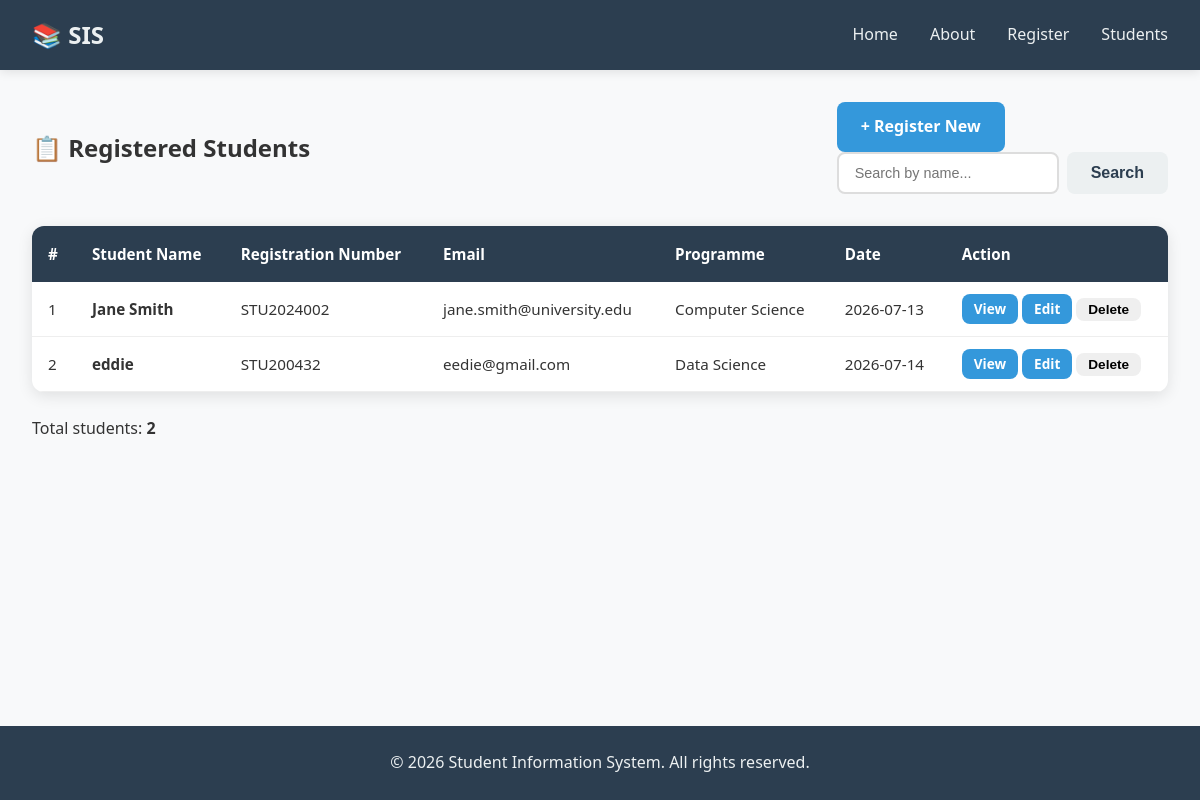
/students, run on the app's committed database.
### sis_app/models.py (models this page shows, shortened)
class Student(db.Model):
    __tablename__ = 'students'
    id = db.Column(db.Integer, primary_key=True)
    student_name = db.Column(db.String(100), nullable=False)
    registration_number = db.Column(db.String(50), unique=True, nullable=False)
    email = db.Column(db.String(100), unique=True, nullable=False)
    programme = db.Column(db.String(100), nullable=False)
    registration_date = db.Column(db.DateTime, default=datetime.utcnow)
    is_active = db.Column(db.Boolean, default=True)

### sis_app/app.py (the view)
@app.route('/students')
def students_list():
    all_students = get_all_students()
    return render_template('students_list.html', students=all_students)

### sis_app/database.py (called while the page is built)
def get_all_students():
    return Student.query.filter_by(is_active=True).all()

### sis_app/templates/students_list.html (shortened to what this page needs)
{% extends "base.html" %}
{% block content %}
    <section class="students-list-page">
        <div class="list-header">
            <h2>📋 Registered Students</h2>
            <div class="list-actions">
                <a href="{{ url_for('register') }}" class="btn btn-primary">+ Register New</a>
                <form action="{{ url_for('search_students') }}" method="GET" class="search-form">
                    <input type="text" name="q" placeholder="Search by name..." value="{{ search_term if search_term else '' }}">
                    <button type="submit" class="btn btn-secondary">Search</button>
                </form>
            </div>
        </div>
        {% if students %}
            <div class="table-container">
                <table class="students-table">
                    <thead>
                        <tr>
                            <th>#</th>
                            <th>Student Name</th>
                            <th>Registration Number</th>
                            <th>Email</th>
                            <th>Programme</th>
                            <th>Date</th>
                            <th>Action</th>
                        </tr>
                    </thead>
                    <tbody>
                        {% for student in students %}
                            <tr>
                                <td>{{ loop.index }}</td>
                                <td><strong>{{ student.student_name }}</strong></td>
                                <td>{{ student.registration_number }}</td>
                                <td>{{ student.email }}</td>
                                <td>{{ student.programme }}</td>
                                <td>{{ student.registration_date.strftime('%Y-%m-%d') }}</td>
                                <td>
                                    <a href="{{ url_for('student_profile', name=student.student_name) }}"
                                       class="btn btn-small btn-info">View</a>
                                    <a href="{{ url_for('edit_student', registration_number=student.registration_number) }}"
                                       class="btn btn-small btn-primary">Edit</a>
                                    <form action="{{ url_for('delete_student_route', registration_number=student.registration_number) }}"
                                          method="POST" style="display:inline;"
                                          onsubmit="return confirm('Delete this student record?');">
                                        <button type="submit" class="btn btn-small btn-danger">Delete</button>
                                    </form>
                                </td>
                            </tr>
                        {% endfor %}
                    </tbody>
                </table>
            </div>
            <div class="student-count">
                <p>Total students: <strong>{{ students|length }}</strong></p>
            </div>
        {% else %}
            <div class="empty-state">
                <p>No students registered yet.</p>
                <a href="{{ url_for('register') }}" class="btn btn-primary">Register First Student</a>
            </div>
        {% endif %}
    </section>
{% endblock %}

### sis_app/templates/base.html (shortened to what this page needs)
<!DOCTYPE html>
<html lang="en">
<head>
    <link rel="stylesheet" href="{{ url_for('static', filename='style.css') }}">
</head>
<body>
    <nav>
        <div class="nav-container">
            <div class="logo">
                <h1>📚 SIS</h1>
            </div>
            <ul class="nav-links">
                <li><a href="{{ url_for('home') }}">Home</a></li>
                <li><a href="{{ url_for('about') }}">About</a></li>
                <li><a href="{{ url_for('register') }}">Register</a></li>
                <li><a href="{{ url_for('students_list') }}">Students</a></li>
            </ul>
        </div>
    </nav>
    <main>
        {% block content %}
        {% endblock %}
    </main>
    <footer>
        <p>&copy; 2026 Student Information System. All rights reserved.</p>
    </footer>
</body>
</html>

### sis_app/static/style.css (style rules this page uses)
* { margin: 0; padding: 0; box-sizing: border-box; }
body { font-family: 'Segoe UI', Tahoma, Geneva, Verdana, sans-serif; line-height: 1.6; color: #333; background-color: #f8f9fa; min-height: 100vh; display: flex; flex-direction: column; }
nav { background-color: #2c3e50; padding: 1rem 0; box-shadow: 0 2px 10px rgba(0, 0, 0, 0.1); }
.nav-container { max-width: 1200px; margin: 0 auto; padding: 0 2rem; display: flex; justify-content: space-between; align-items: center; }
.logo h1 { color: #ecf0f1; font-size: 1.5rem; font-weight: 700; }
.nav-links { list-style: none; display: flex; gap: 2rem; }
.nav-links a { color: #ecf0f1; text-decoration: none; font-weight: 500; padding: 0.5rem 0; transition: color 0.3s ease; border-bottom: 2px solid transparent; }
main { flex: 1; max-width: 1200px; margin: 0 auto; padding: 2rem; width: 100%; }
.btn { display: inline-block; padding: 0.75rem 1.5rem; border: none; border-radius: 8px; font-size: 1rem; font-weight: 600; cursor: pointer; text-decoration: none; transition: background-color 0.3s ease, transform 0.2s ease; }
.btn-primary { background-color: #3498db; color: white; }
.btn-secondary { background-color: #ecf0f1; color: #2c3e50; }
.btn-small { padding: 0.25rem 0.75rem; font-size: 0.85rem; }
.btn-info { background-color: #3498db; color: white; }
.table-container { overflow-x: auto; background: white; border-radius: 12px; box-shadow: 0 4px 15px rgba(0, 0, 0, 0.1); margin-bottom: 1.5rem; }
.students-table { width: 100%; border-collapse: collapse; font-size: 0.95rem; }
.students-table thead { background-color: #2c3e50; color: white; }
.students-table th { padding: 1rem; text-align: left; }
.students-table td { padding: 0.75rem 1rem; border-bottom: 1px solid #eee; }
.list-header { display: flex; justify-content: space-between; align-items: center; flex-wrap: wrap; gap: 1rem; margin-bottom: 2rem; }
.search-form { display: flex; gap: 0.5rem; }
.search-form input { padding: 0.5rem 1rem; border: 2px solid #ddd; border-radius: 8px; font-size: 0.9rem; }
footer { background-color: #2c3e50; color: #ecf0f1; text-align: center; padding: 1.5rem; margin-top: auto; }

### data on the page
Student: student_name "Jane Smith", registration_number "STU2024002", email "jane.smith@university.edu", programme "Computer Science", registration_date "2026-07-13"
Student: student_name "eddie", registration_number "STU200432", email "eedie@gmail.com", programme "Data Science", registration_date "2026-07-14"

### other printed values
{{ students|length }} "2"
